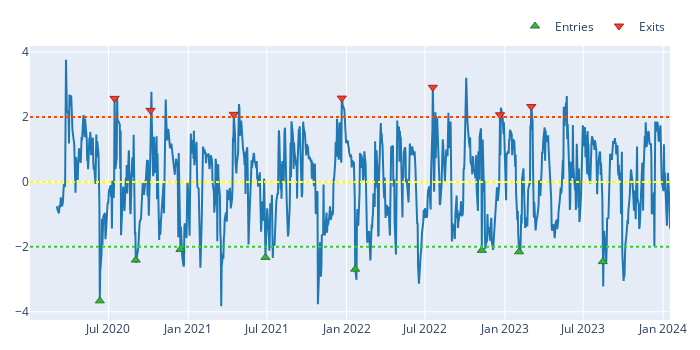

The notebook cell saved with this chart:
### Code cell
# Visualize long entries and exists
fig = zscore.vbt.plot()
clean_long_entries.vbt.signals.plot_as_entries(zscore, fig=fig)
clean_long_exits.vbt.signals.plot_as_exits(zscore, fig=fig)
fig.add_hline(y=thresh, line_color="orangered", line_dash="dot")
fig.add_hline(y=0, line_color="yellow", line_dash="dot")
fig.add_hline(y=-thresh, line_color="limegreen", line_dash="dot")
fig.show()

### Figure 1 — Plotly figure (JSON) as saved in the notebook; plotly's stock layout.template omitted (floating-point values rounded to 4 significant figures; data arrays with more than 128 entries replaced by an {"elided": "..."} marker saying what was removed)
{"data": [{"showlegend": false, "type": "scatter", "x": {"elided": "1017 str values"}, "y": {"elided": "1017 float values"}}, {"marker": {"color": "#37B13F", "line": {"color": "rgb(38,123,44)", "width": 1}, "size": 8, "symbol": "triangle-up"}, "mode": "markers", "name": "Entries", "showlegend": true, "type": "scatter", "x": ["2020-06-11T00:00:00-04:00", "2020-09-02T00:00:00-04:00", "2020-12-14T00:00:00-05:00", "2021-06-28T00:00:00-04:00", "2022-01-21T00:00:00-05:00", "2022-11-09T00:00:00-05:00", "2023-02-03T00:00:00-05:00", "2023-08-15T00:00:00-04:00"], "y": [-3.664, -2.408, -2.079, -2.325, -2.688, -2.109, -2.154, -2.456]}, {"marker": {"color": "#EA4335", "line": {"color": "rgb(181,31,18)", "width": 1}, "size": 8, "symbol": "triangle-down"}, "mode": "markers", "name": "Exits", "showlegend": true, "type": "scatter", "x": ["2020-07-15T00:00:00-04:00", "2020-10-06T00:00:00-04:00", "2021-04-16T00:00:00-04:00", "2021-12-21T00:00:00-05:00", "2022-07-19T00:00:00-04:00", "2022-12-21T00:00:00-05:00", "2023-03-03T00:00:00-05:00"], "y": [2.571, 2.203, 2.08, 2.58, 2.913, 2.066, 2.319]}], "layout": {"height": 350, "legend": {"orientation": "h", "traceorder": "normal", "x": 1, "xanchor": "right", "y": 1.02, "yanchor": "bottom"}, "margin": {"b": 30, "l": 30, "r": 30, "t": 30}, "shapes": [{"line": {"color": "orangered", "dash": "dot"}, "type": "line", "x0": 0, "x1": 1, "xref": "x domain", "y0": 2, "y1": 2, "yref": "y"}, {"line": {"color": "yellow", "dash": "dot"}, "type": "line", "x0": 0, "x1": 1, "xref": "x domain", "y0": 0, "y1": 0, "yref": "y"}, {"line": {"color": "limegreen", "dash": "dot"}, "type": "line", "x0": 0, "x1": 1, "xref": "x domain", "y0": -2, "y1": -2, "yref": "y"}], "width": 700, "xaxis": {"autorange": true, "range": ["2020-01-02", "2024-01-17"], "type": "date"}, "yaxis": {"autorange": true, "range": [-4.254, 4.185], "type": "linear"}}}
